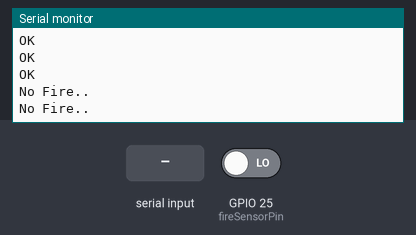
A sketch run on a simulated ESP32. On the bench: the last lines printed to the serial monitor. Inputs (shaded band) come from the test bench; at power-on: GPIO 25 (fireSensorPin) LOW. The modem accepts every AT command (registered, SIM ready, sends succeed) and sends nothing else.

Above: at 9.2 s.
9.3 s: GPIO 25 (fireSensorPin) driven HIGH
At 11.9 s:
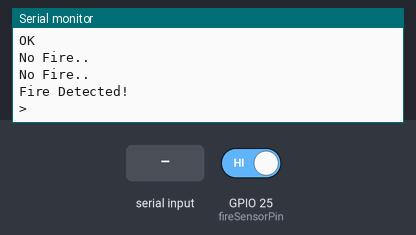
16.5 s: "1" received over the second serial link
At 17.8 s:
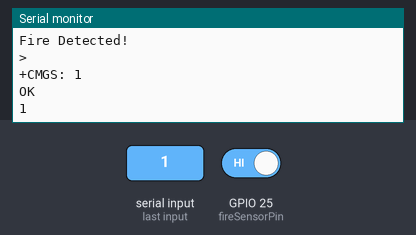

The sketch:

ESP32code.ino
```cpp
// GSM module connections
#define GSM_SERIAL Serial1

// Pin connected to the fire detection sensor
const int fireSensorPin = 25;

// Variable to store the count of fire detections
int fireCount = 0;
String phoneNumber = "+94766353061";
String message = "Fire detected!";
void setup() {
  // Initialize serial communication with Arduino
  Serial.begin(115200);

  // Initialize serial communication with GSM module
  GSM_SERIAL.begin(115200, SERIAL_8N1, 16, 17);

  // Configure the fire sensor pin as input
  pinMode(fireSensorPin, INPUT);

  // Wait for the GSM module to start
  delay(2000);

  // Start GSM communication
  sendATCommand("AT");
  delay(1000);

  // Set text mode for SMS
  sendATCommand("AT+CMGF=1");
  delay(1000);

  // Enable the SMS notification when a new SMS is received
  sendATCommand("AT+CNMI=2,2,0,0,0");
  delay(1000);
}

void loop() {
  // Read the state of the fire sensor
  int fireState = digitalRead(fireSensorPin);

  // If fire is detected, increment the fire count and send an SMS
  if (fireState == HIGH) {
    fireCount++;
    Serial.println("Fire Detected!");

    // If the fire is detected more than 3 times, send an SMS and stop making calls
    if (fireCount > 2) {
      // Replace <PHONE_NUMBER> with the recipient's phone number
      String phoneNumber = "+94766353061";

      // Replace <MESSAGE_CONTENT> with the message you want to send
      String message = "Fire detected!";

      // Send the SMS
      sendSMS(phoneNumber, message);
      delay(5000);
    }
    else {
      // Make a call
      sendSMS(phoneNumber, message);
      delay(5000);
      makeCall();
    }

    // Wait for 10 seconds to avoid multiple detections in a short period
    delay(1000);
  }

  // If no fire is detected, reset the fire count
  if (fireState == LOW) {
    Serial.println("No Fire..");
    fireCount = 0;

    // Wait for 10 seconds to avoid multiple detections in a short period
    delay(1000);
  }
}

void sendATCommand(String command) {
  // Send AT command to GSM module
  GSM_SERIAL.println(command);

  // Wait for response
  delay(1000);

  // Read and print the response from GSM module
  while (GSM_SERIAL.available()) {
    Serial.write(GSM_SERIAL.read());
  }
}

void sendSMS(String phoneNumber, String message) {
  // Set the phone number of the recipient
  sendATCommand("AT+CMGS=\"" + phoneNumber + "\"");

  // Wait for ">" prompt
  delay(1000);

  // Send the message content
  GSM_SERIAL.print(message);

  // Send the ASCII code of the Ctrl+Z character to end the SMS
  GSM_SERIAL.write(26);

  // Wait for the SMS to be sent
  delay(5000);

  // Read and print the response from GSM module
  while (GSM_SERIAL.available()) {
    Serial.write(GSM_SERIAL.read());
  }
}

void makeCall() {
  // Replace <PHONE_NUMBER> with the recipient's phone number
  String phoneNumber = "+94766353061";

  // Dial the phone number
  sendATCommand("ATD" + phoneNumber + ";");

// Wait for the call to be connected (adjust delay time according to your requirements)
delay(10000);

// Hang up the call
sendATCommand("ATH");

// Wait for the hang-up process to complete
delay(2000);
}
```

Measured:
- after the input at 9.3 s, the serial monitor: prints a new line after 0.70 s (image 1)
- after the input at 16.5 s, the serial monitor: prints a new line after 0.51 s (image 2)
